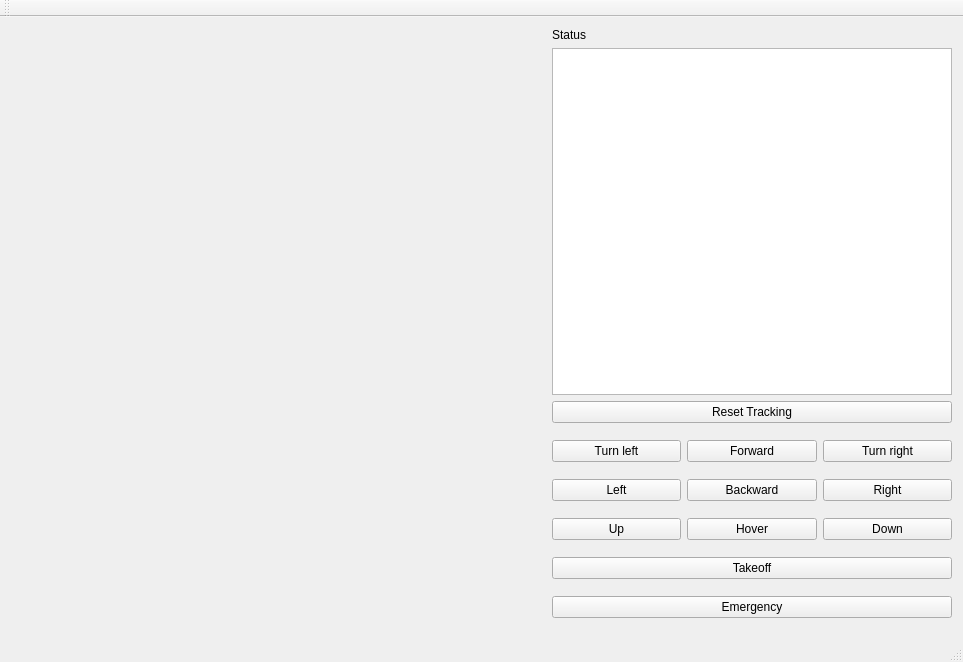
<?xml version="1.0" encoding="UTF-8"?>
<ui version="4.0">
 <class>MainWindow</class>
 <widget class="QMainWindow" name="MainWindow">
  <property name="geometry">
   <rect>
    <x>0</x>
    <y>0</y>
    <width>963</width>
    <height>662</height>
   </rect>
  </property>
  <property name="windowTitle">
   <string>MainWindow</string>
  </property>
  <widget class="QWidget" name="centralWidget">
   <layout class="QGridLayout" name="gridLayout_2">
    <item row="0" column="0" rowspan="3" colspan="2">
     <widget class="QLabel" name="lblVideofeed">
      <property name="minimumSize">
       <size>
        <width>400</width>
        <height>0</height>
       </size>
      </property>
      <property name="text">
       <string/>
      </property>
     </widget>
    </item>
    <item row="0" column="2">
     <widget class="QLabel" name="lblStatus">
      <property name="text">
       <string>Status</string>
      </property>
     </widget>
    </item>
    <item row="1" column="2">
     <widget class="QTextEdit" name="txtStatus">
      <property name="maximumSize">
       <size>
        <width>400</width>
        <height>16777215</height>
       </size>
      </property>
     </widget>
    </item>
    <item row="2" column="2">
     <widget class="QPushButton" name="btnResetTracking">
      <property name="text">
       <string>Reset Tracking</string>
      </property>
     </widget>
    </item>
    <item row="3" column="0">
     <widget class="QLabel" name="lblScreenshot">
      <property name="sizePolicy">
       <sizepolicy hsizetype="Fixed" vsizetype="Preferred">
        <horstretch>0</horstretch>
        <verstretch>0</verstretch>
       </sizepolicy>
      </property>
      <property name="minimumSize">
       <size>
        <width>0</width>
        <height>200</height>
       </size>
      </property>
      <property name="maximumSize">
       <size>
        <width>350</width>
        <height>16777215</height>
       </size>
      </property>
      <property name="text">
       <string/>
      </property>
     </widget>
    </item>
    <item row="3" column="1">
     <widget class="QLabel" name="lblScreenshot2">
      <property name="sizePolicy">
       <sizepolicy hsizetype="Fixed" vsizetype="Preferred">
        <horstretch>0</horstretch>
        <verstretch>0</verstretch>
       </sizepolicy>
      </property>
      <property name="minimumSize">
       <size>
        <width>0</width>
        <height>200</height>
       </size>
      </property>
      <property name="maximumSize">
       <size>
        <width>350</width>
        <height>16777215</height>
       </size>
      </property>
      <property name="text">
       <string/>
      </property>
     </widget>
    </item>
    <item row="3" column="2">
     <layout class="QGridLayout" name="gridLayout">
      <item row="0" column="0">
       <widget class="QPushButton" name="btnTurnLeft">
        <property name="text">
         <string>Turn left</string>
        </property>
       </widget>
      </item>
      <item row="0" column="1">
       <widget class="QPushButton" name="btnForward">
        <property name="text">
         <string>Forward</string>
        </property>
       </widget>
      </item>
      <item row="0" column="2">
       <widget class="QPushButton" name="btnTurnRight">
        <property name="text">
         <string>Turn right</string>
        </property>
       </widget>
      </item>
      <item row="1" column="0">
       <widget class="QPushButton" name="btnLeft">
        <property name="text">
         <string>Left</string>
        </property>
       </widget>
      </item>
      <item row="1" column="1">
       <widget class="QPushButton" name="btnBackward">
        <property name="text">
         <string>Backward</string>
        </property>
       </widget>
      </item>
      <item row="1" column="2">
       <widget class="QPushButton" name="btnRight">
        <property name="text">
         <string>Right</string>
        </property>
       </widget>
      </item>
      <item row="2" column="0">
       <widget class="QPushButton" name="btnUp">
        <property name="text">
         <string>Up</string>
        </property>
       </widget>
      </item>
      <item row="2" column="1">
       <widget class="QPushButton" name="btnHover">
        <property name="text">
         <string>Hover</string>
        </property>
       </widget>
      </item>
      <item row="2" column="2">
       <widget class="QPushButton" name="btnDown">
        <property name="text">
         <string>Down</string>
        </property>
       </widget>
      </item>
      <item row="3" column="0" colspan="3">
       <widget class="QPushButton" name="btnTakeoffOrLand">
        <property name="text">
         <string>Takeoff</string>
        </property>
       </widget>
      </item>
      <item row="4" column="0" colspan="3">
       <widget class="QPushButton" name="btnEmergOrRegular">
        <property name="text">
         <string>Emergency</string>
        </property>
       </widget>
      </item>
     </layout>
    </item>
   </layout>
  </widget>
  <widget class="QMenuBar" name="menuBar">
   <property name="geometry">
    <rect>
     <x>0</x>
     <y>0</y>
     <width>963</width>
     <height>25</height>
    </rect>
   </property>
  </widget>
  <widget class="QToolBar" name="mainToolBar">
   <attribute name="toolBarArea">
    <enum>TopToolBarArea</enum>
   </attribute>
   <attribute name="toolBarBreak">
    <bool>false</bool>
   </attribute>
  </widget>
  <widget class="QStatusBar" name="statusBar"/>
 </widget>
 <layoutdefault spacing="6" margin="11"/>
 <resources/>
 <connections/>
</ui>
